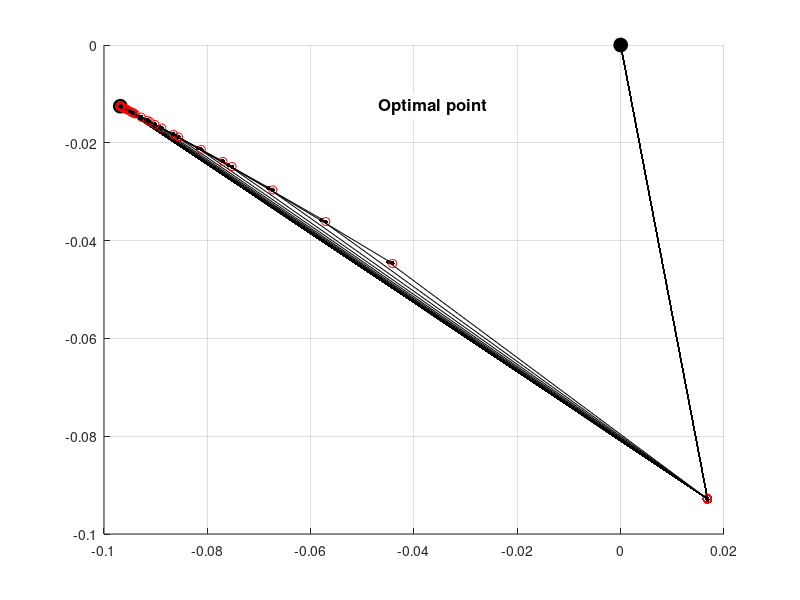
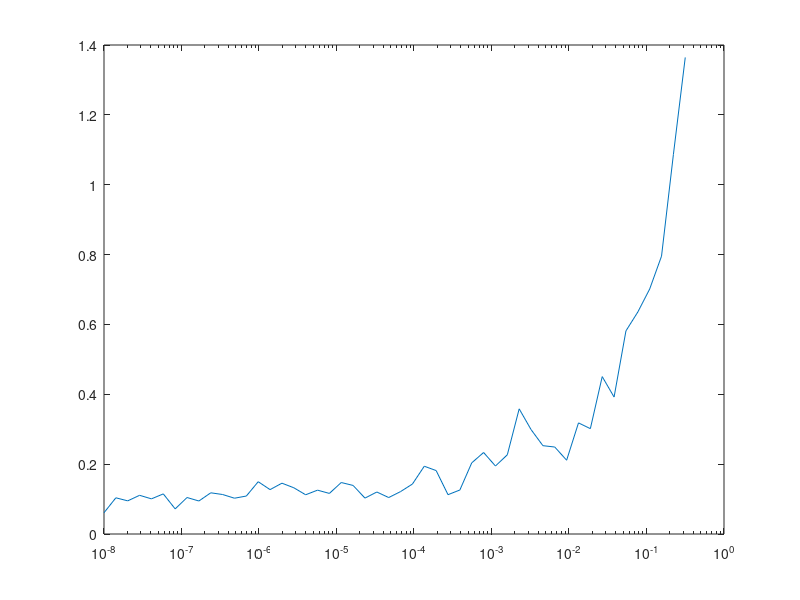
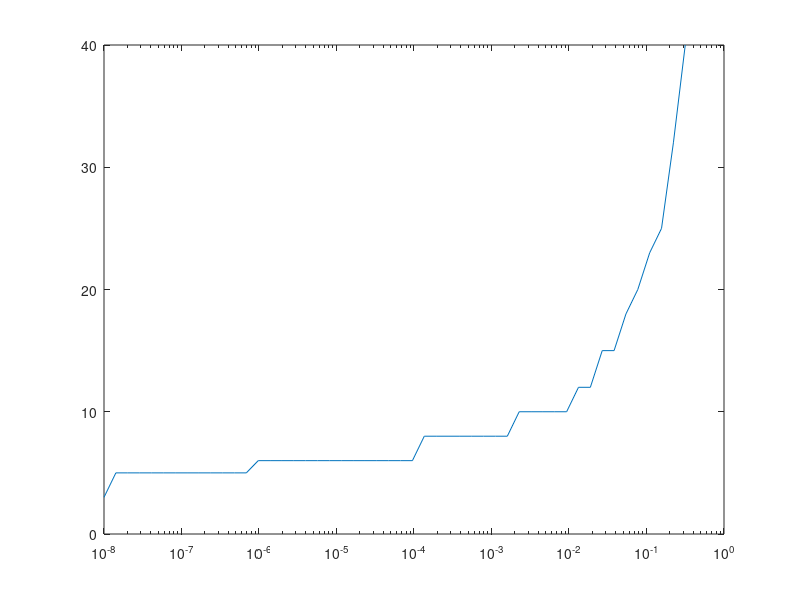

Reproduce these figures in MATLAB, in order.
%%%
% MPC-425, Exercise 2
%%%
function ex2

% Problem:
%  min  0.5 * z' * prob.H * z + prob.q' * z
%  s.t. prob.G * z <= prob.d

%% Choose problem parameters
n_iter = 50;
dim   = 2; % Number of optimization variables
speed = 'fast'; % set to 'fast' for fast convergence, and 'slow' to see what's going on
seed  = ceil(100*rand); % Set to any integer to choose the randomly generated problem

[prob,opt] = setupEx2(dim, speed, seed);

% Change this parameter for exercise 2
solveTime_list = zeros(1, n_iter);
newtonIter_list = zeros(1, n_iter);
mu_list = logspace(log10(opt.epsilon), -0.5, n_iter);
for i=1:n_iter
    
    opt.mu = mu_list(1,i);
    disp(['### Currently running with mu = ', num2str(opt.mu), '... ###']);
    
    
    %%%%%%%%%%%%%%%%%%% THE BARRIER METHOD %%%%%%%%%%%%%%%%%%%
    %%%%%%%%%%%%%%%%%%% THE BARRIER METHOD %%%%%%%%%%%%%%%%%%%
    
    % Initialize
    kappa = opt.kappa0;
    z     = prob.z0;
    zprev = z;
    
    % Outer loop
    stats.outerIterations = 0;
    stats.innerIterations = 0;
    tic
    while kappa > opt.epsilon % Stop once the barrier term is small
        stats.outerIterations = stats.outerIterations + 1;
        
        % Inner loop (centering step)
        while 1
            stats.innerIterations = stats.innerIterations + 1;
            if any(prob.d-prob.G*z < 0), error('Current point z is not feasible'); end
            
            %vvvvvvvvvvvvvvvv YOUR CODE HERE vvvvvvvvvvvvvvvvvvv
            
            % Compute search direction
            
            %Computing matrix sum(1/(di-giz)2*gi.Tgi)
            sum1 = (repmat(1./(prob.d-prob.G*z).^2, 1, size(z, 1)).*prob.G)'*prob.G;
            
            
            %Computing vector sum(1/(di-giz)*gi.T)
            sum2 = sum((repmat(1./(prob.d-prob.G*z), 1, size(z, 1)).*prob.G), 1)';
            
            % fullHessian*Dz = -fullGrad
            fullHessian = prob.H + kappa*sum1;
            fullGrad = prob.H*z+prob.q+kappa*sum2;
            Dz = -inv(fullHessian)*fullGrad;
            
            %^^^^^^^^^^^^^^^^ YOUR CODE HERE ^^^^^^^^^^^^^^^^^^^
            
            if dim == 2, plot([z(1);zprev(1)],[z(2);zprev(2)],'k.-','markersize',10); drawnow; end
            
            t = 1;
            
            % Reduce t until z+t*Dz is feasible
            % (Backtrack for feasibility)
            % Use opt.beta / opt.alpha as the backtracking parameters
            
            while t > opt.epsilon && any(prob.G*(z+t*Dz) > prob.d)
                t = opt.beta*t;
            end
            
            % Reduce t to minimize f(z+t*Dz)
            % Use opt.beta / opt.alpha as the backtracking parameters
            
            while t > opt.epsilon
                fup   = prob.f(z+t*Dz) + kappa * prob.phi(z+t*Dz);
                df    = prob.gradF(z)  + kappa * prob.gradPhi(z);
                fdown = prob.f(z)      + kappa * prob.phi(z) + opt.alpha*t*df'*Dz;
                
                if fup < fdown, break; end
                t=opt.beta*t;
            end
            
            % Termination condition
            % We stop if we're no longer making any progress, either because the
            % step size t is very small, or the size of the gradient is very small
            if t < opt.epsilon || norm(Dz) < opt.epsilon, break; end
            
            % Slow down convergence so we can see what's going on
            if opt.slow, t = min([t t/(20*norm(Dz)) ]); end
            
            % Take step
            zprev = z;
            z = z + t*Dz;
        end
        
        if dim == 2, plot(z(1),z(2),'ro'); drawnow; end
        
        % Decrease barrier parameter
        kappa = kappa * opt.mu;
    end
    stats.solveTime = toc;
    
    %%%%%%%%%%%%%%%%%%% THE BARRIER METHOD %%%%%%%%%%%%%%%%%%%
    %%%%%%%%%%%%%%%%%%% THE BARRIER METHOD %%%%%%%%%%%%%%%%%%%
    
    solveTime_list(1,i) = stats.solveTime;
    newtonIter_list(1,i) = stats.innerIterations;
end
figure
semilogx(mu_list, solveTime_list)
figure
semilogx(mu_list, newtonIter_list)
end

function [prob, opt] = setupEx2(dim, speed, seed)
%
% Setup a random quadratic program
%

%% Create a random quadratic program with dim variables
prob = randomQP(dim, seed);

%% Plot the problem
if dim == 2
    plotOptimization(prob);
end

%% Barrier method parameters
% Select 'true' for slow convergence, so you can see the central path.
% Select 'false' for standard, fast convergence
opt = setBarrierParameters(strncmp(speed, 'slow', 1));

end

%% Set the optimization parameters
function opt = setBarrierParameters(isSlow)
if isSlow
    % Use these parameters for "slow" convergence, so you can see the central path
    opt.kappa0  = 100;   % Initial value of barrier parameter
    opt.alpha   = 0.02;  % Line search parameters
    opt.beta    = 0.9;
    opt.mu      = 0.8;   % Decrease rate for barrier parameter
    opt.epsilon = 1e-3;  % Optimality tolerance
    opt.slow    = true;
else
    % Use these parameters for "fast" convergence, to solve the optimization problem
    opt.kappa0  = 1;
    opt.alpha   = 0.02;
    opt.beta    = 0.7;
    opt.mu      = 1e-2;
    opt.epsilon = 1e-8;
    opt.slow    = false;
end
end

%% Plot the optimization problem (if it is 2D)
function plotOptimization(prob)
if prob.dim ~= 2
    fprintf('Can only plot two dimensional optimization problems\n');
    return
end
clf; hold on; grid on;
try
    plot(polytope(prob.G,prob.d),struct('shade',0,'linewidth',3))
    %plotPolyLine(polytope(prob.G,prob.d),'k',3);
    
    %[X,Y] = gridPolytope(polytope(prob.G,prob.d),50);
    [B,l,u]=bounding_box(polytope(prob.G,prob.d));
    [X,Y] = meshgrid(linspace(l(1)-0.1,u(1)+0.1,50),linspace(l(2)-0.1,u(2)+0.1,50));
    F = 0*X;
    for i = 1:size(X,1)
        for j = 1:size(X,2)
            z = [X(i,j);Y(i,j)];
            F(i,j) = prob.f(z);
        end
    end
    contour(X,Y,F,20);
catch
    warning('Could not plot the constraints - possibly MPT is not installed?');
end

% Compute optimal solution and plot
try
    [zopt,fval,flag] = quadprog(prob.H,prob.q,prob.G,prob.d);
    if flag ~= 1, error('Could not solve optimization problem'); end
    plot(zopt(1),zopt(2),'ko','markersize',10,'markerfacecolor','k');
    text(zopt(1)+0.05,zopt(2),'Optimal point','fontweight','bold','fontsize',12,'backgroundcolor','w');
    plot(prob.z0(1),prob.z0(2),'ko','markersize',10,'markerfacecolor','k');
    text(prob.z0(1)+0.05,prob.z0(2),'Initial point','fontweight','bold','fontsize',12,'backgroundcolor','w');
catch
    warning('Could not compute the optimal solution - possibly optimization toolbox isn''t installed?');
end

% Compute analytic center and plot
try
    x = sdpvar(size(prob.G,2),1);
    dd = solvesdp([prob.d-prob.G*x >= 0], -geomean(prob.d-prob.G*x));
    if dd.problem ~= 0, error('Could not compute analytic center'); end
    x = double(x);
    plot(x(1),x(2),'ko','markersize',10,'markerfacecolor','k');
    text(x(1)+0.05,x(2),'Analytic center','fontweight','bold','fontsize',12,'backgroundcolor','w');
    axis tight
catch
    warning('Could not compute analytic center - possibly YALMIP isn''t installed?');
end

end

%% Create a random quadratic program
function prob = randomQP(dim, seed)

% Number of optimization variables
prob.dim = dim;

% Set the seed of the random generator so we can get the same 'random'
% problem twice if we want
randn('state',seed);

% Create the problem
%  min  0.5 z'Hz + q'z s.t. Gx <= d
prob.G  = randn(5*dim,dim);
prob.d  = ones(5*dim,1);
prob.H  = randn(dim); prob.H = prob.H * prob.H';
prob.q  = randn(dim,1);

% We've chosen d = 1, so the point 0 is always in the interior of the
% constraints
prob.z0 = zeros(dim,1);

% Helper functions
prob.f       = @(z) 0.5*z'*prob.H*z + prob.q'*z;
prob.gradF   = @(z) prob.H*z + prob.q;
prob.phi     = @(z) sum(-log(prob.d-prob.G*z));
prob.gradPhi = @(z) prob.G'*diag(1./(prob.d-prob.G*z))*ones(length(prob.d),1);

end
